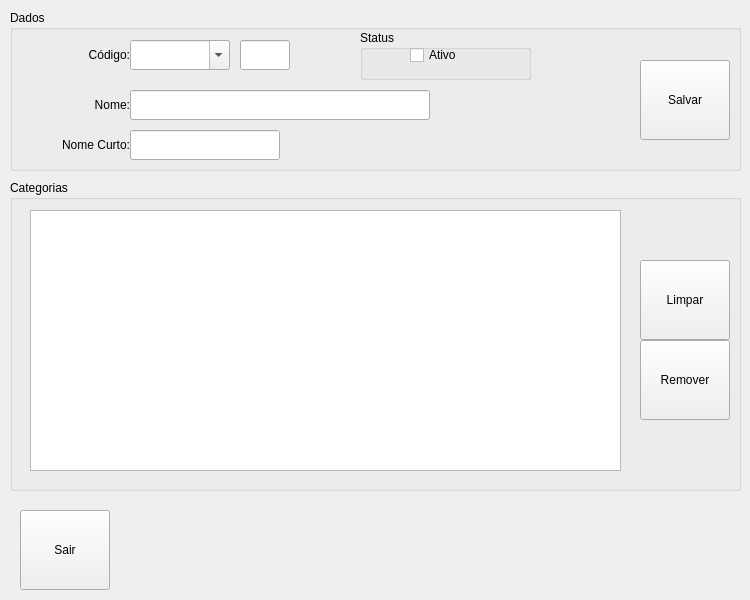
<?xml version="1.0" encoding="UTF-8"?>
<ui version="4.0">
 <class>MngFormCategory</class>
 <widget class="QDialog" name="MngFormCategory">
  <property name="geometry">
   <rect>
    <x>0</x>
    <y>0</y>
    <width>750</width>
    <height>600</height>
   </rect>
  </property>
  <property name="minimumSize">
   <size>
    <width>750</width>
    <height>600</height>
   </size>
  </property>
  <property name="sizeIncrement">
   <size>
    <width>750</width>
    <height>600</height>
   </size>
  </property>
  <property name="windowTitle">
   <string>Manutenção de Categorias</string>
  </property>
  <property name="windowIcon">
   <iconset resource="../images.qrc">
    <normaloff>:/images/PNG/128x128/gnome-system-config-128x128.png</normaloff>:/images/PNG/128x128/gnome-system-config-128x128.png</iconset>
  </property>
  <widget class="QGroupBox" name="GBoxViewCategory">
   <property name="geometry">
    <rect>
     <x>10</x>
     <y>180</y>
     <width>731</width>
     <height>311</height>
    </rect>
   </property>
   <property name="title">
    <string>Categorias</string>
   </property>
   <widget class="QTableView" name="TableViewCategory">
    <property name="geometry">
     <rect>
      <x>20</x>
      <y>30</y>
      <width>591</width>
      <height>261</height>
     </rect>
    </property>
    <property name="toolTip">
     <string>Categorias Disponíveis...</string>
    </property>
   </widget>
   <widget class="QToolButton" name="TButtonRemoveCategory">
    <property name="geometry">
     <rect>
      <x>630</x>
      <y>160</y>
      <width>90</width>
      <height>80</height>
     </rect>
    </property>
    <property name="toolTip">
     <string>Fazer a Remoção do Item Selecionado da Tabela...</string>
    </property>
    <property name="text">
     <string>Remover</string>
    </property>
    <property name="icon">
     <iconset resource="../images.qrc">
      <normaloff>:/images/PNG/48x48/delete-48x48.png</normaloff>:/images/PNG/48x48/delete-48x48.png</iconset>
    </property>
    <property name="iconSize">
     <size>
      <width>48</width>
      <height>48</height>
     </size>
    </property>
    <property name="toolButtonStyle">
     <enum>Qt::ToolButtonTextUnderIcon</enum>
    </property>
   </widget>
   <widget class="QToolButton" name="TButtonCleanCategory">
    <property name="geometry">
     <rect>
      <x>630</x>
      <y>80</y>
      <width>90</width>
      <height>80</height>
     </rect>
    </property>
    <property name="toolTip">
     <string>Limpar os Campos de Cadastro e Atualizar a Janela de Manutenção...</string>
    </property>
    <property name="text">
     <string>Limpar</string>
    </property>
    <property name="icon">
     <iconset resource="../images.qrc">
      <normaloff>:/images/PNG/48x48/Rebuild-48x48.png</normaloff>:/images/PNG/48x48/Rebuild-48x48.png</iconset>
    </property>
    <property name="iconSize">
     <size>
      <width>48</width>
      <height>48</height>
     </size>
    </property>
    <property name="toolButtonStyle">
     <enum>Qt::ToolButtonTextUnderIcon</enum>
    </property>
   </widget>
  </widget>
  <widget class="QGroupBox" name="GBoxDataCategory">
   <property name="geometry">
    <rect>
     <x>10</x>
     <y>10</y>
     <width>731</width>
     <height>161</height>
    </rect>
   </property>
   <property name="acceptDrops">
    <bool>true</bool>
   </property>
   <property name="toolTip">
    <string/>
   </property>
   <property name="title">
    <string>Dados</string>
   </property>
   <widget class="QLabel" name="LabelCodeCategory">
    <property name="geometry">
     <rect>
      <x>0</x>
      <y>30</y>
      <width>120</width>
      <height>30</height>
     </rect>
    </property>
    <property name="text">
     <string>Código:</string>
    </property>
    <property name="alignment">
     <set>Qt::AlignRight|Qt::AlignTrailing|Qt::AlignVCenter</set>
    </property>
   </widget>
   <widget class="QLabel" name="LabelNameCategory">
    <property name="geometry">
     <rect>
      <x>0</x>
      <y>80</y>
      <width>120</width>
      <height>30</height>
     </rect>
    </property>
    <property name="text">
     <string>Nome:</string>
    </property>
    <property name="alignment">
     <set>Qt::AlignRight|Qt::AlignTrailing|Qt::AlignVCenter</set>
    </property>
   </widget>
   <widget class="QLabel" name="LabelShortNameCategory">
    <property name="geometry">
     <rect>
      <x>0</x>
      <y>120</y>
      <width>120</width>
      <height>30</height>
     </rect>
    </property>
    <property name="text">
     <string>Nome Curto:</string>
    </property>
    <property name="alignment">
     <set>Qt::AlignRight|Qt::AlignTrailing|Qt::AlignVCenter</set>
    </property>
   </widget>
   <widget class="QToolButton" name="TButtonSaveCategory">
    <property name="geometry">
     <rect>
      <x>630</x>
      <y>50</y>
      <width>90</width>
      <height>80</height>
     </rect>
    </property>
    <property name="toolTip">
     <string>Salvar os dados para a Categoria...</string>
    </property>
    <property name="text">
     <string>Salvar</string>
    </property>
    <property name="icon">
     <iconset resource="../images.qrc">
      <normaloff>:/images/PNG/48x48/Filesave-48x48.png</normaloff>:/images/PNG/48x48/Filesave-48x48.png</iconset>
    </property>
    <property name="iconSize">
     <size>
      <width>48</width>
      <height>48</height>
     </size>
    </property>
    <property name="toolButtonStyle">
     <enum>Qt::ToolButtonTextUnderIcon</enum>
    </property>
   </widget>
   <widget class="QComboBox" name="CBoxCodeCategory">
    <property name="geometry">
     <rect>
      <x>120</x>
      <y>30</y>
      <width>100</width>
      <height>30</height>
     </rect>
    </property>
    <property name="toolTip">
     <string>Informar um Código para a Categoria...</string>
    </property>
    <property name="editable">
     <bool>true</bool>
    </property>
   </widget>
   <widget class="QLineEdit" name="LEditIDCategory">
    <property name="geometry">
     <rect>
      <x>230</x>
      <y>30</y>
      <width>50</width>
      <height>30</height>
     </rect>
    </property>
   </widget>
   <widget class="QLineEdit" name="LEditNameCategory">
    <property name="geometry">
     <rect>
      <x>120</x>
      <y>80</y>
      <width>300</width>
      <height>30</height>
     </rect>
    </property>
    <property name="toolTip">
     <string>Informar uma  Descrição/Nome para a Categoria...</string>
    </property>
   </widget>
   <widget class="QLineEdit" name="LEditShortNameCategory">
    <property name="geometry">
     <rect>
      <x>120</x>
      <y>120</y>
      <width>150</width>
      <height>30</height>
     </rect>
    </property>
    <property name="toolTip">
     <string>Informar um Nome Curto/Sigla/Apelido para a Categoria...</string>
    </property>
   </widget>
   <widget class="QGroupBox" name="GBoxCategoryStatusActive">
    <property name="geometry">
     <rect>
      <x>350</x>
      <y>20</y>
      <width>171</width>
      <height>50</height>
     </rect>
    </property>
    <property name="title">
     <string>Status</string>
    </property>
    <widget class="QCheckBox" name="CheckBoxCategoryStatusActive">
     <property name="geometry">
      <rect>
       <x>50</x>
       <y>10</y>
       <width>100</width>
       <height>30</height>
      </rect>
     </property>
     <property name="toolTip">
      <string>Permite Ativar/Desativar a Categoria para ser ou não Usada...</string>
     </property>
     <property name="text">
      <string>Ativo</string>
     </property>
    </widget>
   </widget>
  </widget>
  <widget class="QToolButton" name="TButtonExitCategory">
   <property name="geometry">
    <rect>
     <x>20</x>
     <y>510</y>
     <width>90</width>
     <height>80</height>
    </rect>
   </property>
   <property name="toolTip">
    <string>Sair da Janela de Manutenção...</string>
   </property>
   <property name="text">
    <string>Sair</string>
   </property>
   <property name="icon">
    <iconset resource="../images.qrc">
     <normaloff>:/images/PNG/48x48/Exithome-48x48.png</normaloff>:/images/PNG/48x48/Exithome-48x48.png</iconset>
   </property>
   <property name="iconSize">
    <size>
     <width>48</width>
     <height>48</height>
    </size>
   </property>
   <property name="toolButtonStyle">
    <enum>Qt::ToolButtonTextUnderIcon</enum>
   </property>
  </widget>
 </widget>
 <resources>
  <include location="../images.qrc"/>
 </resources>
 <connections/>
</ui>
